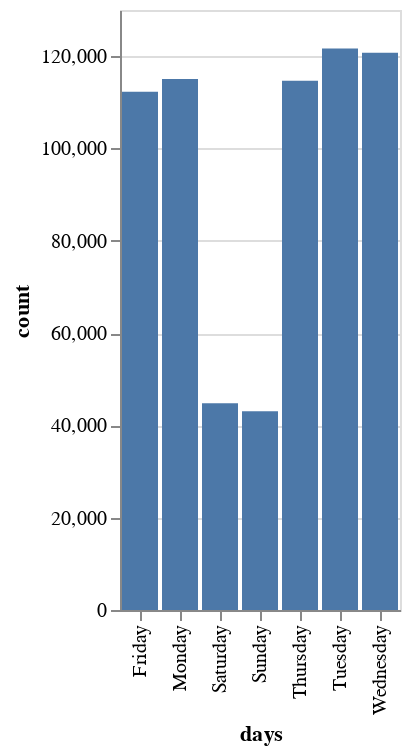

This figure's notebook cell:
### Markdown cell above
To order days as weekdays
df6 = df6.loc[['Monday','Tuesday',...

### Code cell
alt.Chart(df6).mark_bar().encode(x=alt.X('days'),y=alt.Y('count'))

### Figure 1 — Vega-Lite specification as saved in the notebook (floating-point values rounded to 4 significant figures)
{"config": {"view": {"continuousWidth": 300, "continuousHeight": 300}}, "data": {"name": "data-fbb7f70218b4c9da263e90c4493418d7"}, "mark": {"type": "bar"}, "encoding": {"x": {"field": "days", "type": "nominal"}, "y": {"field": "count", "type": "quantitative"}}, "$schema": "https://vega.github.io/schema/vega-lite/v5.8.0.json", "datasets": {"data-fbb7f70218b4c9da263e90c4493418d7": [{"days": "Monday", "count": 115061}, {"days": "Tuesday", "count": 121674}, {"days": "Wednesday", "count": 120722}, {"days": "Thursday", "count": 114669}, {"days": "Friday", "count": 112297}, {"days": "Saturday", "count": 44814}, {"days": "Sunday", "count": 43072}]}}
